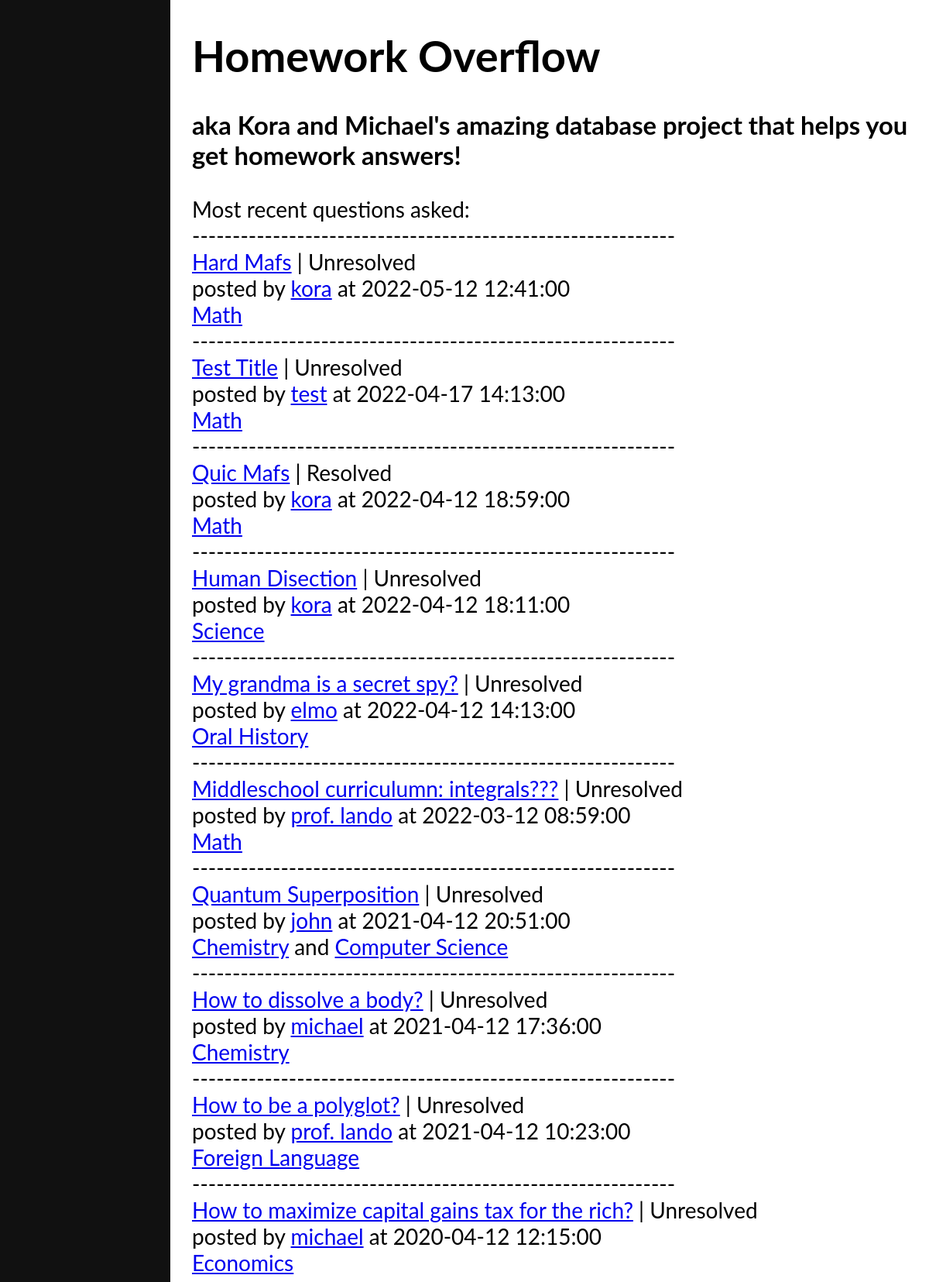
The page / on the database its author committed.
### tables this page shows
Create table Questions(
                          qid varchar(4) primary key,
                          title text not null,
                          body text not null,
                          resolved integer,
                          t datetime,   
                          username varchar(24),

                          constraint chk_resolved check (resolved IN(0, 1)),

                          foreign key (username) references Users(username)
);

Create table Categories(
                           cat varchar(64) not null,
                           qid varchar(4) not null,

     
                           primary key(cat, qid),
                           foreign key(qid) references Questions(qid)
);

### index.php (the view, shortened to what this page needs)
<!DOCTYPE html>
<?php
  $conn = sql_connect();
?>
<html>
    <head>
    </head>
    <div class="sidenav">
    </div>
    <div class="main">
        <h1>Homework Overflow</h1>
        <h3>   aka Kora and Michael's amazing database project that helps you get homework answers!</h3>
        Most recent questions asked:
        <?php
            $sql="SELECT * FROM Questions JOIN Categories USING(qid) ORDER BY t DESC";
            $result = $conn->query($sql);
            $count = 10;
            $questions = array();
            $questionsText = array();
            while($row = $result->fetch_assoc()){
                if(count($questions) < $count){
                    if(!in_array($row["qid"], $questions)){
                        array_push($questions, $row["qid"]);
                        if($row["resolved"] == 1){
                            array_push($questionsText,
                            "<br>------------------------------------------------------------<br>" .
                            "<a href='question.php?qid={$row["qid"]}&title={$row["title"]}'>{$row["title"]}</a> " .
                            " | Resolved<br>posted by
                            <a href='profile.php?u={$row["username"]}'>{$row["username"]}</a> at {$row["t"]}<br>" .
                            "<a href='browse.php?cat={$row['cat']}'>{$row['cat']}</a>"
                            );
                        } else {
                            array_push($questionsText,
                                "<br>------------------------------------------------------------<br>" .
                                "<a href='question.php?qid={$row["qid"]}&title={$row["title"]}'>{$row["title"]}</a> " .
                                " | Unresolved<br>posted by
                                <a href='profile.php?u={$row["username"]}'>{$row["username"]}</a> at {$row["t"]}<br>" .
                                "<a href='browse.php?cat={$row['cat']}'>{$row['cat']}</a>"
                            );
                        }
                    } else {
                        $key = array_search($row["qid"], $questions);
                        $questionsText[$key] =  $questionsText[$key] . " and <a href='browse.php?cat={$row['cat']}'>{$row['cat']}</a>";
                    }
                }
            }
            foreach($questionsText as $text){
                echo $text;
            }
        ?>
    </div>
</html>

### index.php (style rules this page uses)
.sidenav { height: 100%; width: 220px; position: fixed; z-index: 1; top: 0; left: 0; background-color: #111; overflow-x: hidden; padding-top: 20px; }
.main { margin-left: 230px; font-size: 28px; padding: 0px 10px; }

### rows shown on the page
categories: cat "Computer Science"
questions: qid "------------------------------------------------------------ Quantum Superposition | Unresolved posted by john at 2021-04-12 20:51:00 Chemistry"

### other values the page prints
$text "------------------------------------------------------------ Hard Mafs | Unresolved posted by kora at 2022-05-12 12:41:00 Math"
$text "------------------------------------------------------------ Test Title | Unresolved posted by test at 2022-04-17 14:13:00 Math"
$text "------------------------------------------------------------ Quic Mafs | Resolved posted by kora at 2022-04-12 18:59:00 Math"
$text "------------------------------------------------------------ Human Disection | Unresolved posted by kora at 2022-04-12 18:11:00 Science"
$text "------------------------------------------------------------ My grandma is a secret spy? | Unresolved posted by elmo at 2022-04-12 14:13:00 Oral History"
$text "------------------------------------------------------------ Middleschool curriculumn: integrals??? | Unresolved posted by prof. lando at 2022-03-12 08:59:00 Math"
$text "------------------------------------------------------------ How to dissolve a body? | Unresolved posted by michael at 2021-04-12 17:36:00 Chemistry"
$text "------------------------------------------------------------ How to be a polyglot? | Unresolved posted by prof. lando at 2021-04-12 10:23:00 Foreign Language"
$text "------------------------------------------------------------ How to maximize capital gains tax for the rich? | Unresolved posted by michael at 2020-04-12 12:15:00 Economics"
